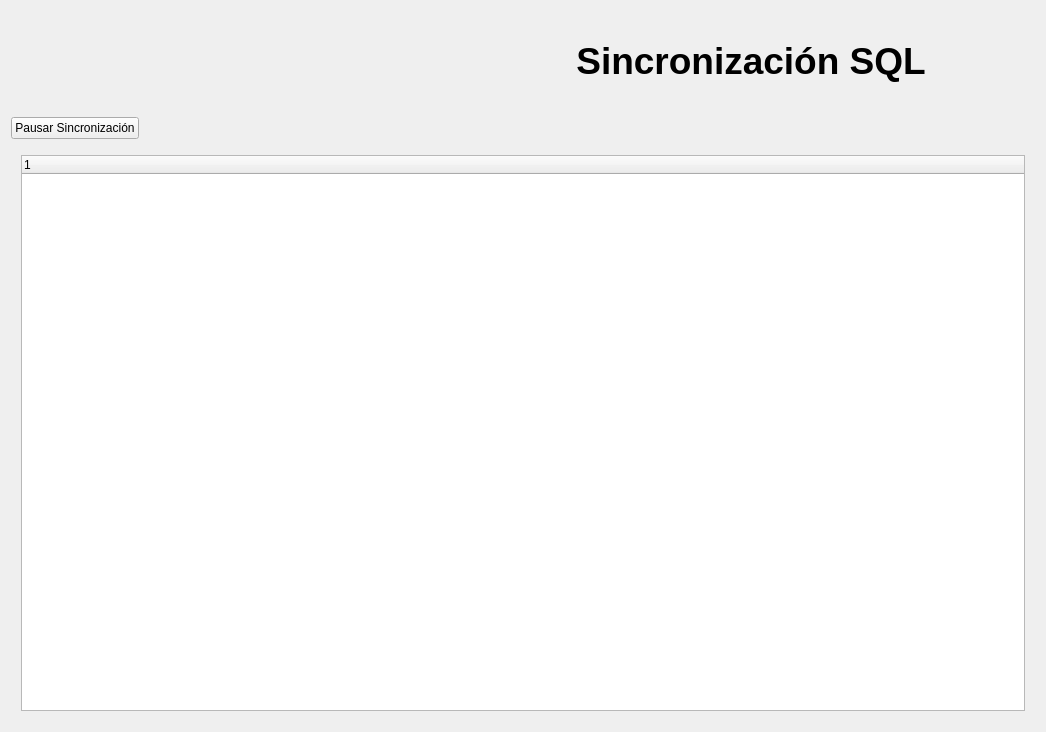
<?xml version="1.0" encoding="UTF-8"?>
<ui version="4.0">
 <class>MainWindow</class>
 <widget class="QMainWindow" name="MainWindow">
  <property name="geometry">
   <rect>
    <x>0</x>
    <y>0</y>
    <width>1046</width>
    <height>732</height>
   </rect>
  </property>
  <property name="windowTitle">
   <string>FruttecSql</string>
  </property>
  <widget class="QWidget" name="centralWidget">
   <layout class="QVBoxLayout" name="verticalLayout_2">
    <item>
     <layout class="QHBoxLayout" name="horizontalLayout">
      <property name="leftMargin">
       <number>10</number>
      </property>
      <property name="topMargin">
       <number>0</number>
      </property>
      <property name="rightMargin">
       <number>10</number>
      </property>
      <property name="bottomMargin">
       <number>0</number>
      </property>
      <item>
       <widget class="QLabel" name="labelLogo">
        <property name="minimumSize">
         <size>
          <width>450</width>
          <height>100</height>
         </size>
        </property>
        <property name="maximumSize">
         <size>
          <width>450</width>
          <height>100</height>
         </size>
        </property>
        <property name="text">
         <string/>
        </property>
        <property name="pixmap">
         <pixmap resource="resources.qrc">:/img/img/fruttec.png</pixmap>
        </property>
        <property name="scaledContents">
         <bool>true</bool>
        </property>
       </widget>
      </item>
      <item>
       <widget class="QLabel" name="label">
        <property name="font">
         <font>
          <pointsize>28</pointsize>
          <weight>75</weight>
          <bold>true</bold>
         </font>
        </property>
        <property name="text">
         <string>Sincronización SQL</string>
        </property>
        <property name="alignment">
         <set>Qt::AlignCenter</set>
        </property>
       </widget>
      </item>
     </layout>
    </item>
    <item>
     <layout class="QHBoxLayout" name="horizontalLayout_2">
      <property name="leftMargin">
       <number>0</number>
      </property>
      <property name="topMargin">
       <number>0</number>
      </property>
      <property name="rightMargin">
       <number>0</number>
      </property>
      <property name="bottomMargin">
       <number>0</number>
      </property>
      <item>
       <widget class="QPushButton" name="BtnPausa">
        <property name="maximumSize">
         <size>
          <width>200</width>
          <height>16777215</height>
         </size>
        </property>
        <property name="text">
         <string>Pausar Sincronización</string>
        </property>
       </widget>
      </item>
      <item>
       <spacer name="horizontalSpacer">
        <property name="orientation">
         <enum>Qt::Horizontal</enum>
        </property>
        <property name="sizeHint" stdset="0">
         <size>
          <width>40</width>
          <height>20</height>
         </size>
        </property>
       </spacer>
      </item>
     </layout>
    </item>
    <item>
     <layout class="QVBoxLayout" name="verticalLayout">
      <property name="leftMargin">
       <number>10</number>
      </property>
      <property name="topMargin">
       <number>10</number>
      </property>
      <property name="rightMargin">
       <number>10</number>
      </property>
      <property name="bottomMargin">
       <number>10</number>
      </property>
      <item>
       <widget class="QTreeWidget" name="treeWidget">
        <column>
         <property name="text">
          <string notr="true">1</string>
         </property>
        </column>
       </widget>
      </item>
     </layout>
    </item>
   </layout>
  </widget>
 </widget>
 <layoutdefault spacing="6" margin="11"/>
 <resources>
  <include location="resources.qrc"/>
 </resources>
 <connections/>
</ui>
